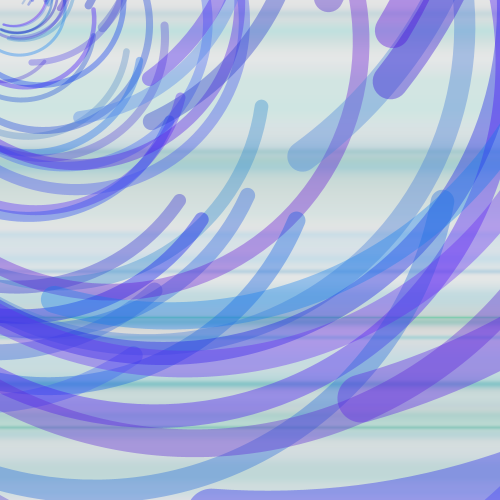
Frame 1 (no input)
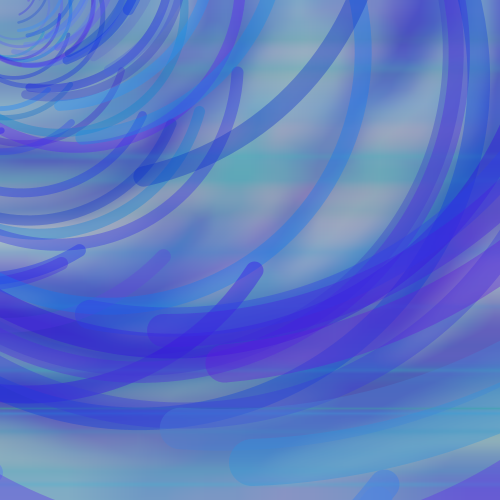
Frame 2 (the mouse pressed at the canvas centre, redrawn once)

The Processing sketch that drew these frames (run headless with seeded random() and noise(); the mouse was pressed at the canvas centre and the sketch redrawn once):

// Processing sketch: processing_11331
// ── processing_11331.pde

void setup(){
size(500, 500);
colorMode(RGB, 255);
background(255, 255, 255);
smooth();
noLoop();
}

void draw(){
//水面
  for(int i = 0 ; i < 70 ; i++){
  drawWater(0, 500, random(height));
  stroke(random(40, 70), random(150, 200), random(130, 230));
}
//波
  for(int i = 0 ; i < 150 ; i++){  
  drawNami(10, 10);
  } 
}
 
void drawWater(float a, float b, float c){
  strokeWeight(1);
  line(a, c, b, c);
  filter(BLUR);
}

void drawNami(float a, float b){
  scale(random(1, 1.07));  
  strokeWeight(2);  
  stroke(random(0, 100), random(0, 150), random(200, 255), random(90,100));
  noFill(); 
  rotate(random(0, PI)); 
  arc(a, b, a+50, b+50, 0, PI);
}
